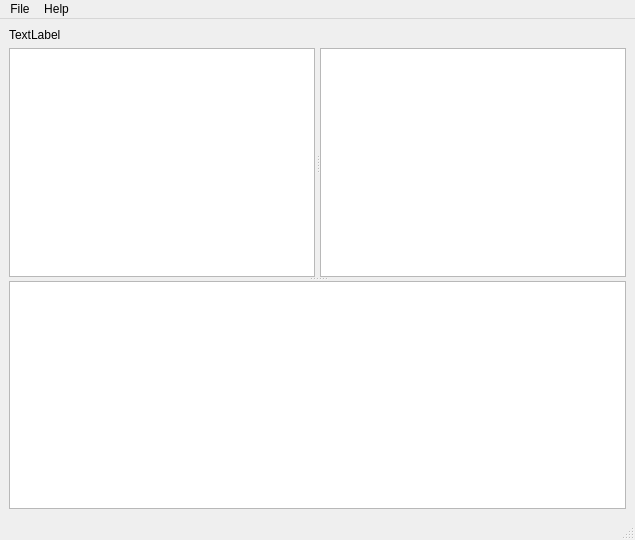
<?xml version="1.0" encoding="UTF-8"?>
<ui version="4.0">
 <class>MainWindow</class>
 <widget class="QMainWindow" name="MainWindow">
  <property name="geometry">
   <rect>
    <x>0</x>
    <y>0</y>
    <width>635</width>
    <height>540</height>
   </rect>
  </property>
  <property name="windowTitle">
   <string>BNA tool</string>
  </property>
  <widget class="QWidget" name="centralwidget">
   <layout class="QVBoxLayout" name="verticalLayout">
    <item>
     <widget class="QLabel" name="FileLabel">
      <property name="text">
       <string>TextLabel</string>
      </property>
     </widget>
    </item>
    <item>
     <widget class="QSplitter" name="splitter_2">
      <property name="orientation">
       <enum>Qt::Vertical</enum>
      </property>
      <property name="childrenCollapsible">
       <bool>false</bool>
      </property>
      <widget class="QSplitter" name="splitter">
       <property name="orientation">
        <enum>Qt::Horizontal</enum>
       </property>
       <property name="handleWidth">
        <number>5</number>
       </property>
       <property name="childrenCollapsible">
        <bool>false</bool>
       </property>
       <widget class="QTreeView" name="folderTreeView">
        <property name="sizePolicy">
         <sizepolicy hsizetype="Expanding" vsizetype="Expanding">
          <horstretch>0</horstretch>
          <verstretch>0</verstretch>
         </sizepolicy>
        </property>
        <attribute name="headerVisible">
         <bool>false</bool>
        </attribute>
       </widget>
       <widget class="FileTableView" name="fileTableView">
        <property name="sizePolicy">
         <sizepolicy hsizetype="Minimum" vsizetype="Expanding">
          <horstretch>0</horstretch>
          <verstretch>0</verstretch>
         </sizepolicy>
        </property>
        <property name="editTriggers">
         <set>QAbstractItemView::NoEditTriggers</set>
        </property>
        <property name="dragEnabled">
         <bool>true</bool>
        </property>
        <property name="selectionMode">
         <enum>QAbstractItemView::SingleSelection</enum>
        </property>
        <property name="selectionBehavior">
         <enum>QAbstractItemView::SelectRows</enum>
        </property>
        <attribute name="verticalHeaderVisible">
         <bool>false</bool>
        </attribute>
       </widget>
      </widget>
      <widget class="QPlainTextEdit" name="consoleView">
       <property name="sizePolicy">
        <sizepolicy hsizetype="Expanding" vsizetype="Maximum">
         <horstretch>0</horstretch>
         <verstretch>0</verstretch>
        </sizepolicy>
       </property>
      </widget>
     </widget>
    </item>
   </layout>
  </widget>
  <widget class="QMenuBar" name="menubar">
   <property name="geometry">
    <rect>
     <x>0</x>
     <y>0</y>
     <width>635</width>
     <height>22</height>
    </rect>
   </property>
   <widget class="QMenu" name="menuFile">
    <property name="title">
     <string>File</string>
    </property>
    <addaction name="actionOpenBna"/>
    <addaction name="actionOpenDir"/>
    <addaction name="actionExtract_all"/>
    <addaction name="actionSave"/>
    <addaction name="actionSave_as"/>
    <addaction name="actionSCB_rebuilding_test"/>
   </widget>
   <widget class="QMenu" name="menuHelp">
    <property name="title">
     <string>Help</string>
    </property>
    <addaction name="actionAbout"/>
   </widget>
   <addaction name="menuFile"/>
   <addaction name="menuHelp"/>
  </widget>
  <widget class="QStatusBar" name="statusbar"/>
  <action name="actionOpenBna">
   <property name="icon">
    <iconset theme="document-open">
     <normaloff>.</normaloff>.</iconset>
   </property>
   <property name="text">
    <string>Open bna...</string>
   </property>
  </action>
  <action name="actionAbout">
   <property name="text">
    <string>About</string>
   </property>
  </action>
  <action name="actionExtract_all">
   <property name="enabled">
    <bool>false</bool>
   </property>
   <property name="text">
    <string>Extract all...</string>
   </property>
  </action>
  <action name="actionSave">
   <property name="enabled">
    <bool>false</bool>
   </property>
   <property name="text">
    <string>Save</string>
   </property>
  </action>
  <action name="actionSave_as">
   <property name="enabled">
    <bool>false</bool>
   </property>
   <property name="text">
    <string>Save as...</string>
   </property>
  </action>
  <action name="actionOpenDir">
   <property name="text">
    <string>Open dir...</string>
   </property>
  </action>
  <action name="actionSCB_rebuilding_test">
   <property name="enabled">
    <bool>false</bool>
   </property>
   <property name="text">
    <string>SCB rebuilding test...</string>
   </property>
  </action>
 </widget>
 <customwidgets>
  <customwidget>
   <class>FileTableView</class>
   <extends>QTableView</extends>
   <header>filetableview.h</header>
  </customwidget>
 </customwidgets>
 <resources/>
 <connections/>
</ui>
